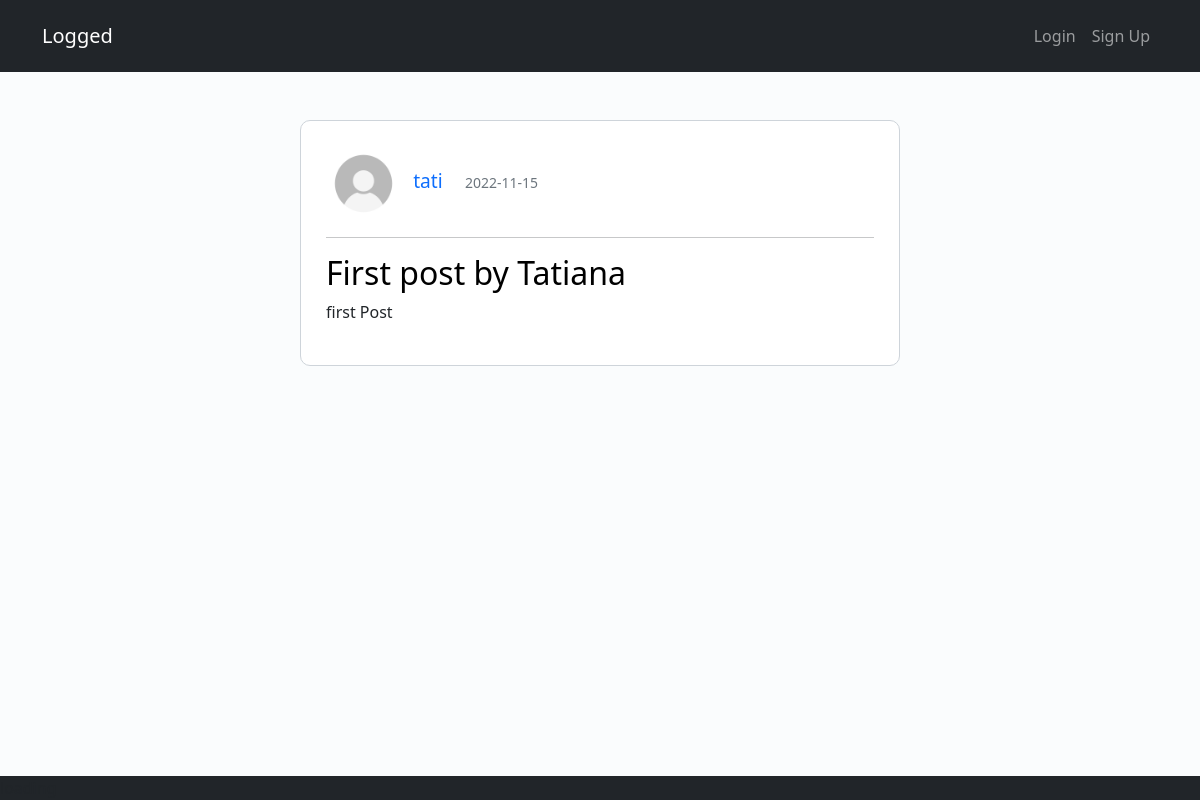
Page /2 on the earlier database version.
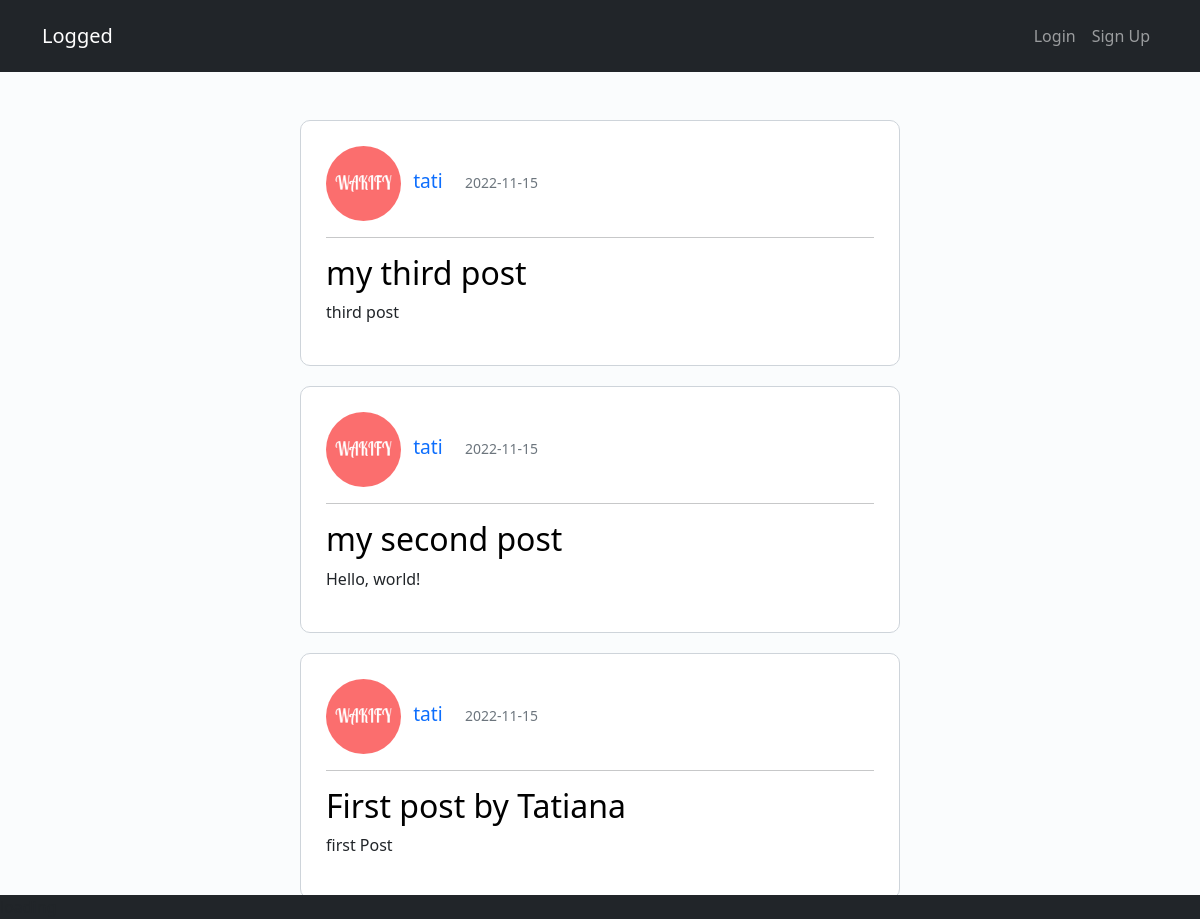
Same page on the later database version.
### blogapp/models.py (models this page shows, shortened)
class Post(db.Model):
    id = db.Column(db.Integer, primary_key=True)
    title = db.Column(db.String(100), nullable=False)
    postedOn = db.Column(db.DateTime, nullable=False, default=datetime.utcnow)
    text = db.Column(db.Text, nullable=False)
    user_id = db.Column(db.Integer, db.ForeignKey('user.id'), nullable=False)

class User(db.Model):
    id = db.Column(db.Integer, primary_key=True)
    name = db.Column(db.String, nullable=False)
    username = db.Column(db.String, unique=True, nullable=False)
    email = db.Column(db.String, unique=True, nullable=False)
    password = db.Column(db.String(40), nullable=False)
    profile_picture = db.Column(db.String, nullable=False, default='default.jpeg')
    summary = db.Column(db.String)
    posts = db.relationship('Post', backref='author', lazy=True)

### blogapp/routes.py (the view)
@app.route("/<int:id>")
def user_posts(id):
    posts = db.session.execute(db.select(Post).where(
            Post.user_id == id).order_by(Post.postedOn.desc())).scalars()
    return render_template("posts.html", title="Blog Homepage", posts = posts)

### blogapp/templates/posts.html
{% extends 'layout.html' %}
{% block content %}
    {% if posts %}
        {% for post in posts %}
        <div class="container posts">
            <div>
                <img class="picture_post" src="../static/uploads/{{post.author.profile_picture}}" alt="Profile Picture">
                <a class="post-author mx-2" href="/{{post.user_id}}">{{ post.author.name }}</a>
                <small class="text-muted">{{ post.postedOn.strftime("%Y-%m-%d") }}</small>
            </div>
            <hr>
            <div class="post-text">
                <h2><a class="post-title" href="#">{{ post.title }}</a></h2>
                <p class="post-content">{{ post.text }}</p>
            </div>
        </div>
        {% endfor %}
    {% endif %}
{% endblock %}

Differences in the rows shown:
added Post: author.profile_picture (picture), author.name "tati", postedOn "2022-11-15", title "my third post", text "third post"
added Post: author.profile_picture (picture), author.name "tati", postedOn "2022-11-15", title "my second post", text "Hello, world!"
changed through a linked row, Post "First post by Tatiana": author.profile_picture: picture added in place of a placeholder
